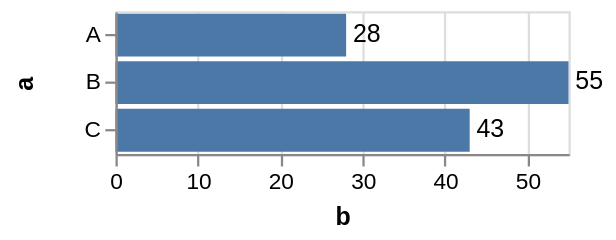

Specify this chart in Vega-Lite:
### Vega specification from a JSON file in a GitHub repository (floating-point values rounded to 4 significant figures)
{"$schema": "https://vega.github.io/schema/vega/v3.0.json", "description": "A simple bar chart with embedded data.", "autosize": "pad", "padding": 5, "width": 200, "style": "cell", "data": [{"name": "source_0", "values": [{"a": "A", "b": 28}, {"a": "B", "b": 55}, {"a": "C", "b": 43}]}, {"name": "data_1", "source": "source_0", "transform": [{"type": "formula", "expr": "toNumber(datum[\"b\"])", "as": "b"}, {"type": "filter", "expr": "datum[\"b\"] !== null && !isNaN(datum[\"b\"])"}]}, {"name": "data_2", "source": "source_0", "transform": [{"type": "formula", "expr": "toNumber(datum[\"b\"])", "as": "b"}, {"type": "filter", "expr": "datum[\"b\"] !== null && !isNaN(datum[\"b\"])"}]}], "signals": [{"name": "y_step", "value": 21}, {"name": "height", "update": "bandspace(domain('y').length, 0.1, 0.05) * y_step"}], "marks": [{"name": "layer_0_marks", "type": "rect", "style": ["bar"], "from": {"data": "data_1"}, "encode": {"update": {"x": {"scale": "x", "field": "b"}, "x2": {"scale": "x", "value": 0}, "y": {"scale": "y", "field": "a"}, "height": {"scale": "y", "band": true}, "fill": {"value": "#4c78a8"}}}}, {"name": "layer_1_marks", "type": "text", "style": ["text", "label"], "from": {"data": "data_2"}, "encode": {"update": {"x": {"scale": "x", "field": "b"}, "y": {"scale": "y", "field": "a", "band": 0.5}, "text": {"signal": "format(datum[\"b\"], \"\")"}, "fill": {"value": "black"}}}}], "scales": [{"name": "x", "type": "linear", "domain": {"fields": [{"data": "data_1", "field": "b"}, {"data": "data_2", "field": "b"}], "sort": true}, "range": [0, {"signal": "width"}], "nice": true, "zero": true}, {"name": "y", "type": "band", "domain": {"fields": [{"data": "data_1", "field": "a"}, {"data": "data_2", "field": "a"}], "sort": true}, "range": {"step": {"signal": "y_step"}}, "paddingInner": 0.1, "paddingOuter": 0.05}], "axes": [{"scale": "x", "orient": "bottom", "labelOverlap": true, "tickCount": {"signal": "ceil(width/40)"}, "title": "b", "zindex": 1}, {"scale": "x", "orient": "bottom", "domain": false, "grid": true, "labels": false, "maxExtent": 0, "minExtent": 0, "tickCount": {"signal": "ceil(width/40)"}, "ticks": false, "zindex": 0, "gridScale": "y"}, {"scale": "y", "orient": "left", "labelOverlap": true, "title": "a", "zindex": 1}], "config": {"axis": {"titlePadding": 5}, "axisY": {"minExtent": 30}, "style": {"label": {"align": "left", "baseline": "middle", "dx": 3}}}}
